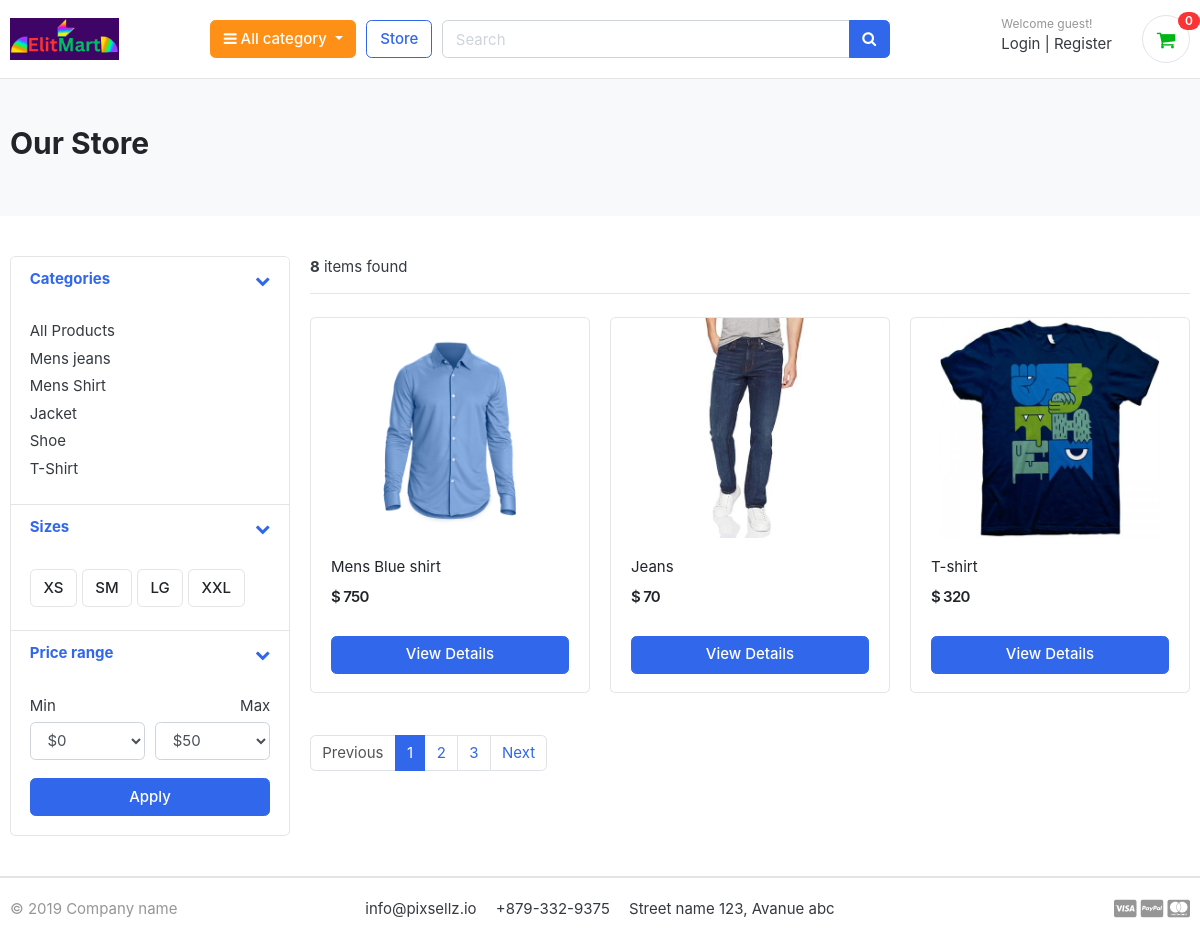
/store/, run on the app's committed database.
### category/models.py (models this page shows, shortened)
class Category(models.Model):
    category_name = models.CharField(max_length = 20, unique = True)
    slug = models.SlugField(max_length = 100, unique = True)
    description = models.TextField(max_length = 255, blank = True)
    cat_image = models.ImageField(upload_to='photos/categories', blank = True)
    class Meta:
        verbose_name = 'category'
        verbose_name_plural = 'categories' # category name ta sundar dekhanor jonno
    def get_url(self):
        return reverse('products_by_category', args=[self.slug])

### store/models.py (models this page shows, shortened)
class Product(models.Model):
    product_name    = models.CharField(max_length=200, unique=True)
    slug            = models.SlugField(max_length=200, unique=True)
    description     = models.TextField(max_length=500, blank=True)
    price           = models.IntegerField()
    images          = models.ImageField(upload_to='photos/products')
    stock           = models.IntegerField()
    is_available    = models.BooleanField(default=True)
    category        = models.ForeignKey(Category, on_delete=models.CASCADE)
    created_date    = models.DateTimeField(auto_now_add=True)
    modified_date   = models.DateTimeField(auto_now=True)
    def get_url(self):
        return reverse('product_detail', args=[self.category.slug, self.slug])

### store/views.py (the view)
# urls.py: path('store/', include('store.urls')),
def store(request, category_slug=None):
    categories = None
    products = None
    if category_slug != None:
        categories = get_object_or_404(Category, slug=category_slug)
        products = Product.objects.filter(category=categories, is_available=True)
        paginator = Paginator(products, 1)
        page = request.GET.get('page')
        paged_products = paginator.get_page(page)
        product_count = products.count()
    else:
        products = Product.objects.all().filter(is_available=True).order_by('id')
        paginator = Paginator(products, 3)
        page = request.GET.get('page')
        paged_products = paginator.get_page(page)
        product_count = products.count()
    context = {
        'products': paged_products,
        'p_count': product_count,
    }
    return render(request, 'store/store.html', context)

### store/templates/store/store.html (shortened to what this page needs)
{% extends 'base.html' %} {% load static %} {% block content %}
<section class="section-pagetop bg">
  <div class="container">
    {% if 'search' in request.path %}
    <h2 class="title-page">Search Result</h2>
    {% else %}
    <h2 class="title-page">Our Store</h2>
    {% endif %}
  </div>
</section>
<section class="section-content padding-y">
  <div class="container">
    <div class="row">
      <aside class="col-md-3">
        <div class="card">
          <article class="filter-group">
            <header class="card-header">
              <a
                href="#"
                data-toggle="collapse"
                data-target="#collapse_1"
                aria-expanded="true"
                class=""
              >
                <i class="icon-control fa fa-chevron-down"></i>
                <h6 class="title">Categories</h6>
              </a>
            </header>
            <div class="filter-content collapse show" id="collapse_1" style="">
              <div class="card-body">
                <ul class="list-menu">
                  <li><a href="{% url 'store' %}">All Products </a></li>
                  {% for category in links %}
                  <li>
                    <a href="{{ category.get_url }}"
                      >{{ category.category_name }}
                    </a>
                  </li>
                  {% endfor %}
                </ul>
              </div>
            </div>
          </article>
          <article class="filter-group">
            <header class="card-header">
              <a
                href="#"
                data-toggle="collapse"
                data-target="#collapse_4"
                aria-expanded="true"
                class=""
              >
                <i class="icon-control fa fa-chevron-down"></i>
                <h6 class="title">Sizes</h6>
              </a>
            </header>
            <div class="filter-content collapse show" id="collapse_4" style="">
              <div class="card-body">
                <label class="checkbox-btn">
                  <span class="btn btn-light"> XS </span>
                </label>
                <label class="checkbox-btn">
                  <span class="btn btn-light"> SM </span>
                </label>
                <label class="checkbox-btn">
                  <span class="btn btn-light"> LG </span>
                </label>
                <label class="checkbox-btn">
                  <span class="btn btn-light"> XXL </span>
                </label>
              </div>
            </div>
          </article>
          <article class="filter-group">
            <header class="card-header">
              <a
                href="#"
                data-toggle="collapse"
                data-target="#collapse_3"
                aria-expanded="true"
                class=""
              >
                <i class="icon-control fa fa-chevron-down"></i>
                <h6 class="title">Price range</h6>
              </a>
            </header>
            <div class="filter-content collapse show" id="collapse_3" style="">
              <div class="card-body">
                <div class="form-row">
                  <div class="form-group col-md-6">
                    <label>Min</label>
                    <select class="mr-2 form-control">
                      <option value="0">$0</option>
                    </select>
                  </div>
                  <div class="form-group text-right col-md-6">
                    <label>Max</label>
                    <select class="mr-2 form-control">
                      <option value="50">$50</option>
                    </select>
                  </div>
                </div>
                <button class="btn btn-block btn-primary">Apply</button>
              </div>
            </div>
          </article>
        </div>
      </aside>
      <main class="col-md-9">
        <header class="border-bottom mb-4 pb-3">
          <div class="form-inline">
            <span class="mr-md-auto"
              ><b>{{ p_count }}</b> items found
            </span>
          </div>
        </header>
        <div class="row">
          {% if products %} {% for product in products %}
          <div class="col-md-4">
            <figure class="card card-product-grid">
              <div class="img-wrap">
                <a href="{{ product.get_url }}"
                  ><img src="{{ product.images.url }}"
                /></a>
              </div>
              <figcaption class="info-wrap">
                <div class="fix-height">
                  <a href="{{ product.get_url }}" class="title"
                    >{{ product.product_name }}</a
                  >
                  <div class="price-wrap mt-2">
                    <span class="price">$ {{ product.price }}</span>
                  </div>
                </div>
                <a
                  href="{{ product.get_url }}"
                  class="btn btn-block btn-primary"
                  >View Details
                </a>
              </figcaption>
            </figure>
          </div>
          {% endfor %} {% else %}
          <div>
            <h2>No result found. Please try again.</h2>
          </div>
          {% endif %}
        </div>
        <nav class="mt-4" aria-label="Page navigation sample">
          {% if products.has_other_pages %}
          <ul class="pagination">
            {% if products.has_previous %}
            <li class="page-item">
              <a
                class="page-link"
                href="?page={{products.previous_page_number}}"
                >Previous</a
              >
            </li>
            {% else %}
            <li class="page-item disabled">
              <a class="page-link" href="#">Previous</a>
            </li>
            {% endif %}
            {% for i in products.paginator.page_range %}
            {% if products.number == i %}
            <li class="page-item active">
              <a class="page-link" href="#">{{i}}</a>
            </li>
            {% else %}
            <li class="page-item">
              <a class="page-link" href="?page={{i}}">{{i}}</a>
            </li>
            {% endif %} {% endfor %} {% if products.has_next %}
            <li class="page-item">
              <a class="page-link" href="?page={{products.next_page_number}}"
                >Next</a
              >
            </li>
            {% else %}
            <li class="page-item disabled">
              <a class="page-link" href="#">Next</a>
            </li>
            {% endif %}
          </ul>
          {% endif %}
        </nav>
      </main>
    </div>
  </div>
</section>
{% endblock %}

### templates/base.html (shortened to what this page needs)
{% load static %}
<!DOCTYPE HTML>
<html lang="en">
<head>
<link href="{% static 'css/bootstrap.css' %}" rel="stylesheet" type="text/css"/>
<link href="{% static 'fonts/fontawesome/css/all.min.css' %}" type="text/css" rel="stylesheet">
<link href="{% static 'css/ui.css' %}" rel="stylesheet" type="text/css"/>
<link href="{% static 'css/responsive.css' %}" rel="stylesheet" media="only screen and (max-width: 1200px)" />
<link rel="stylesheet" href="https://cdnjs.cloudflare.com/ajax/libs/font-awesome/6.4.2/css/all.min.css"/>
<link rel="stylesheet" href="https://cdnjs.cloudflare.com/ajax/libs/font-awesome/4.7.0/css/font-awesome.min.css"/>
</head>
<body>
    {% include "includes/navbar.html" %}
    <div>
        {% block content %}
        {% endblock content %}
    </div>
    {% include "includes/footer.html" %}
</body>
</html>

### templates/includes/navbar.html (shortened to what this page needs)
{% load static %}
<header class="section-header">
    <section class="header-main border-bottom">
        <div class="container">
    <div class="row align-items-center">
        <div class="col-lg-2 col-md-3 col-6">
            <a href="{% url 'store' %}" class="brand-wrap">
                <img class="logo" src="{% static 'images/logo.png' %}">
            </a>
        </div>
        <div class="col-lg col-sm col-md col-6 flex-grow-0">
            <div class="category-wrap dropdown d-inline-block float-right">
                <button type="button" class="btn btn-warning dropdown-toggle" data-toggle="dropdown">
                    <i class="fa fa-bars"></i> All category
                </button>
            </div>
        </div>
        <a href="{% url 'store' %}" class="btn btn-outline-primary">Store</a>
        <div class="col-lg  col-md-6 col-sm-12 col">
            <form action="{% url 'search' %}" class="search" method="GET">
                <div class="input-group w-100">
                    <input type="text" class="form-control" style="width:60%;" placeholder="Search" name="keyword">
                    <div class="input-group-append">
                      <button class="btn btn-primary" type="submit">
                        <i class="fa fa-search"></i>
                      </button>
                    </div>
                </div>
            </form>
        </div>
        <div class="col-lg-3 col-sm-6 col-8 order-2 order-lg-3">
                    <div class="d-flex justify-content-end mb-3 mb-lg-0">
                        {% if user.id is NOne %}
                        <div class="widget-header">
                            <small class="title text-muted">Welcome guest!</small>
                            <div>
                                <a href="{% url 'login' %}">Login</a>
                                <span class="dark-transp"> | </span>
                                <a href="{% url 'register' %}"> Register</a>
                            </div>
                        </div>
                        {% endif %}
                        <a href="{% url 'store' %}" class="widget-header pl-3 ml-3">
                            <div class="icon icon-sm rounded-circle border"><i class="fa fa-shopping-cart text-success"></i></div>
                            <span class="badge badge-pill badge-danger notify">{{cart_count}}</span>
                        </a>
                    </div>
                </div>
    </div>
        </div>
    </section>
    </header>
</head>

### templates/includes/footer.html
<footer class="section-footer border-top">
	<div class="container">
		<section class="footer-bottom border-top row">
			<div class="col-md-2">
				<p class="text-muted"> &copy 2019 Company name </p>
			</div>
			<div class="col-md-8 text-md-center">
				<span  class="px-2">info@pixsellz.io</span>
				<span  class="px-2">+879-332-9375</span>
				<span  class="px-2">Street name 123, Avanue abc</span>
			</div>
			<div class="col-md-2 text-md-right text-muted">
				<i class="fab fa-lg fa-cc-visa"></i>
				<i class="fab fa-lg fa-cc-paypal"></i>
				<i class="fab fa-lg fa-cc-mastercard"></i>
			</div>
		</section>
	</div>
</footer>

### data on the page
Category: category_name "Mens jeans"
Category: category_name "Mens Shirt"
Category: category_name "Jacket"
Category: category_name "Shoe"
Category: category_name "T-Shirt"
Product: images (picture), product_name "Mens Blue shirt", price "750"
Product: images (picture), product_name "Jeans", price "70"
Product: images (picture), product_name "T-shirt", price "320"

### other printed values
{{ cart_count }} "0"
{{ p_count }} "8"
{{ i }} "1"
{{ i }} "2" "3"
